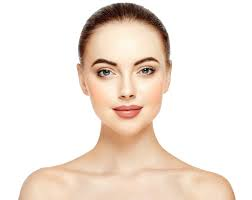
#> input picture 11_opencv_basic_masking/twarz.jfif, 252 x 200 px
$ python zad1_opencv_basic_masking.py
#> lines starting #> are read from the running program, lines starting #| are printed output that depends on the picture; after the words box and inside, x2 and y2 are one past the last pixel; in counts of white or black regions, pixels touching at a corner belong together
import cv2
import numpy as np

image = cv2.imread("twarz.jfif")
#> image is the input picture: shape (200, 252, 3); mean B, G, R 218.9, 228.8, 241.2
if image is None:
    print("Nie można wczytać obrazu. Sprawdź ścieżkę pliku.")
    exit()

mask = np.zeros(image.shape[:2], dtype="uint8")
height, width = image.shape[:2]
#> height = 200; width = 252

face_top_left = (width//4, height//4)
#> face_top_left = (63, 50)
face_bottom_right = (3*width//4, 3*height//4)
#> face_bottom_right = (189, 150)
cv2.rectangle(mask, face_top_left, face_bottom_right, 255, -1)
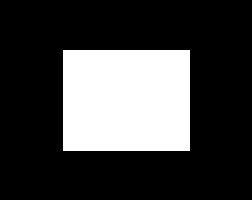
#> mask: shape (200, 252); 25.5% white; 1 white region, box (x1, y1, x2, y2) and area: (63, 50, 190, 151) 12827

masked = cv2.bitwise_and(image, image, mask=mask)
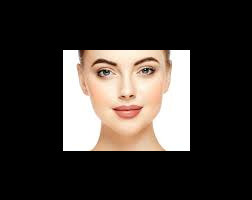
#> masked: shape (200, 252, 3); mean B, G, R 49.8, 54.2, 60

cv2.imshow("Original Image", image)
cv2.imshow("Face Mask", mask)
cv2.imshow("Masked Face", masked)
cv2.waitKey(0)
cv2.destroyAllWindows()
